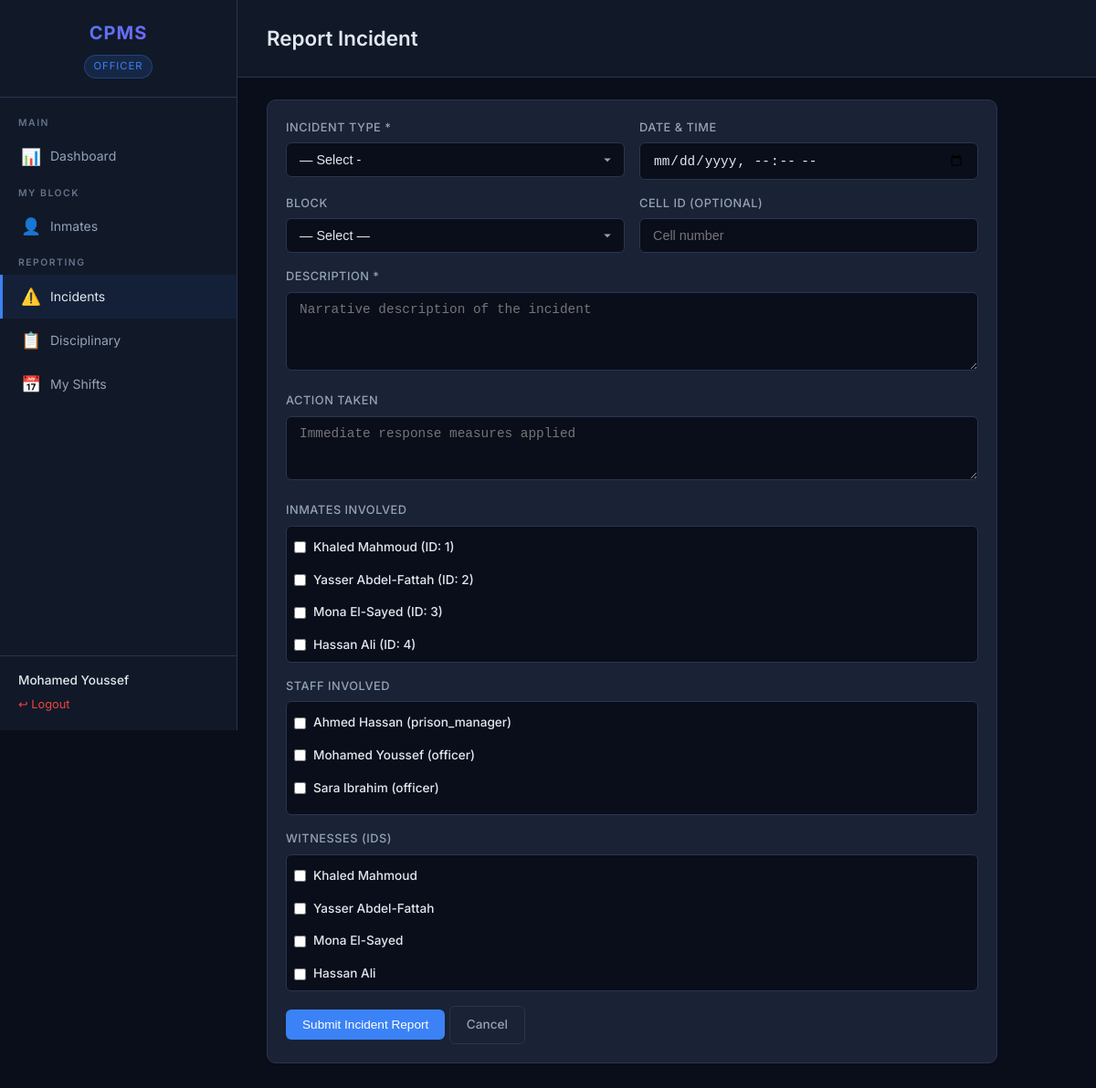
The page /incidents/add (signed in) on the database its author committed.
### tables this page shows
CREATE TABLE users (
            national_id TEXT PRIMARY KEY,
            name        TEXT NOT NULL,
            phone       TEXT,
            address     TEXT,
            email       TEXT,
            password    TEXT NOT NULL,
            role        TEXT NOT NULL CHECK(role IN ('super_admin', 'prison_manager', 'officer')),
            prison_id   INTEGER,
            FOREIGN KEY (prison_id) REFERENCES prisons(prison_id)
        );

CREATE TABLE inmates (
            inmate_id             INTEGER PRIMARY KEY AUTOINCREMENT,
            full_name             TEXT NOT NULL,
            date_of_birth         DATE,
            gender                TEXT CHECK(gender IN ('Male', 'Female', 'Other')),
            nationality           TEXT,
            occupation            TEXT,
            national_id           TEXT UNIQUE,
            start_date            DATE,
            expected_release_date DATE,
            assigned_prison       INTEGER,
            assigned_block        INTEGER,
            assigned_cell         INTEGER,
            status                TEXT DEFAULT 'active' CHECK(status IN ('active', 'released', 'transferred')),
            FOREIGN KEY (assigned_prison) REFERENCES prisons(prison_id),
            FOREIGN KEY (assigned_block) REFERENCES blocks(block_id),
            FOREIGN KEY (assigned_cell)  REFERENCES cells(cell_id)
        );

### routes/incident_routes.py (the view)
@router.get("/add")
async def add_incident_form(request: Request):
    user = get_current_user(request)
    if not user or not check_role(user, "officer", "prison_manager"):
        return RedirectResponse(url="/dashboard", status_code=302)
    db = get_db()
    blocks = db.execute("SELECT * FROM blocks WHERE prison_id = ?", (user["prison_id"],)).fetchall()
    inmates = db.execute("""
        SELECT * FROM inmates WHERE assigned_prison = ? AND status = 'active'
    """, (user["prison_id"],)).fetchall()
    staff = db.execute("""
        SELECT * FROM users WHERE prison_id = ?
    """, (user["prison_id"],)).fetchall()
    db.close()
    return templates.TemplateResponse("incidents/form.html", {
        "request": request, "user": user, "blocks": blocks,
        "inmates": inmates, "staff": staff
    })

### templates/incidents/form.html (shortened to what this page needs)
{% extends "base.html" %}
{% block page_title %}Report Incident{% endblock %}
{% block content %}
<div class="card" style="max-width: 800px;">
    <form method="POST" action="/incidents/add">
        <div class="form-row">
            <div class="form-group">
                <label>Incident Type *</label>
                <select name="type" class="form-control" required>
                    <option value="">— Select -</option>
                </select>
            </div>
            <div class="form-group">
                <label>Date & Time</label>
                <input type="datetime-local" name="date_time" class="form-control">
            </div>
        </div>
        <div class="form-row">
            <div class="form-group">
                <label>Block</label>
                <select name="block_id" class="form-control">
                    <option value="">— Select —</option>
                </select>
            </div>
            <div class="form-group">
                <label>Cell ID (optional)</label>
                <input type="number" name="cell_id" class="form-control" placeholder="Cell number">
            </div>
        </div>
        <div class="form-group">
            <label>Description *</label>
            <textarea name="description" class="form-control" rows="4" required
                      placeholder="Narrative description of the incident"></textarea>
        </div>
        <div class="form-group">
            <label>Action Taken</label>
            <textarea name="action_taken" class="form-control" rows="3"
                      placeholder="Immediate response measures applied"></textarea>
        </div>
        <div class="form-group">
            <label>Inmates Involved</label>
            <div class="multi-select">
                {% for inmate in inmates %}
                <label>
                    <input type="checkbox" name="inmate_ids" value="{{ inmate.inmate_id }}">
                    {{ inmate.full_name }} (ID: {{ inmate.inmate_id }})
                </label>
                {% endfor %}
            </div>
        </div>
        <div class="form-group">
            <label>Staff Involved</label>
            <div class="multi-select">
                {% for s in staff %}
                <label>
                    <input type="checkbox" name="staff_ids" value="{{ s.national_id }}">
                    {{ s.name }} ({{ s.role }})
                </label>
                {% endfor %}
            </div>
        </div>
        <div class="form-group">
            <label>Witnesses (IDs)</label>
            <div class="multi-select">
                {% for inmate in inmates %}
                <label>
                    <input type="checkbox" name="witness_ids" value="{{ inmate.inmate_id }}">
                    {{ inmate.full_name }}
                </label>
                {% endfor %}
            </div>
        </div>
        <div class="mt-2">
            <button type="submit" class="btn btn-primary">Submit Incident Report</button>
            <a href="/incidents" class="btn btn-outline">Cancel</a>
        </div>
    </form>
</div>
{% endblock %}

### templates/base.html (shortened to what this page needs)
<!DOCTYPE html>
<html lang="en">
<head>
    <link rel="stylesheet" href="/static/css/style.css">
</head>
<body>
    <div class="app-layout">
        <aside class="sidebar">
            <div class="sidebar-header">
                <h1>CPMS</h1>
                <span class="role-badge">
                    {% if user.role == 'super_admin' %}Super Admin
                    {% elif user.role == 'prison_manager' %}Prison Manager
                    {% elif user.role == 'officer' %}Officer
                    {% endif %}
                </span>
            </div>
            <nav class="sidebar-nav">
                <div class="nav-section">Main</div>
                <a href="/dashboard" class="{% if request.url.path == '/dashboard' %}active{% endif %}">
                    <span class="icon">📊</span> Dashboard
                </a>
                {% if user.role == 'super_admin' %}
                    <div class="nav-section">Administration</div>
                    <a href="/prisons" class="{% if '/prisons' in request.url.path %}active{% endif %}">
                        <span class="icon">🏢</span> Prisons
                    </a>
                    <a href="/officers" class="{% if '/officers' in request.url.path %}active{% endif %}">
                        <span class="icon">👮</span> Staff Management
                    </a>
                    <a href="/inmates" class="{% if '/inmates' in request.url.path %}active{% endif %}">
                        <span class="icon">👤</span> Inmates
                    </a>
                    <a href="/transfers" class="{% if '/transfers' in request.url.path %}active{% endif %}">
                        <span class="icon">🔄</span> Transfers
                    </a>
                    <a href="/visits" class="{% if '/visits' in request.url.path and '/visit-request' not in request.url.path %}active{% endif %}">
                        <span class="icon">🕐</span> Visits
                    </a>
                    <a href="/incidents" class="{% if '/incidents' in request.url.path %}active{% endif %}">
                        <span class="icon">⚠️</span> Incidents
                    </a>
                    <a href="/disciplinary" class="{% if '/disciplinary' in request.url.path %}active{% endif %}">
                        <span class="icon">📋</span> Disciplinary
                    </a>
                    <a href="/healthcare" class="{% if '/healthcare' in request.url.path %}active{% endif %}">
                        <span class="icon">🏥</span> Healthcare
                    </a>
                    <a href="/shifts" class="{% if '/shifts' in request.url.path %}active{% endif %}">
                        <span class="icon">🕐</span> Shifts
                    </a>
                    <div class="nav-section">Analytics</div>
                    <a href="/ml" class="{% if '/ml' in request.url.path %}active{% endif %}">
                        <span class="icon">🤖</span> ML Predictions
                    </a>
                {% elif user.role == 'officer' %}
                    <div class="nav-section">My Block</div>
                    <a href="/inmates" class="{% if '/inmates' in request.url.path %}active{% endif %}">
                        <span class="icon">👤</span> Inmates
                    </a>
                    <div class="nav-section">Reporting</div>
                    <a href="/incidents" class="{% if '/incidents' in request.url.path %}active{% endif %}">
                        <span class="icon">⚠️</span> Incidents
                    </a>
                    <a href="/disciplinary" class="{% if '/disciplinary' in request.url.path %}active{% endif %}">
                        <span class="icon">📋</span> Disciplinary
                    </a>
                    <a href="/shifts" class="{% if '/shifts' in request.url.path %}active{% endif %}">
                        <span class="icon">📅</span> My Shifts
                    </a>
                {% endif %}
            </nav>
            <div class="sidebar-footer">
                <div class="user-name">{{ user.name }}</div>
                <a href="/logout" class="logout-link">↩ Logout</a>
            </div>
        </aside>
        <main class="main-content">
            <div class="page-header">
                <h2>{% block page_title %}Dashboard{% endblock %}</h2>
            </div>
            <div class="page-body">
                {% block content %}{% endblock %}
            </div>
        </main>
    </div>
</body>
</html>

### rows shown on the page
users: name "Mohamed Youssef", role "officer"
inmates: full_name "Khaled Mahmoud", inmate_id "1"
inmates: full_name "Yasser Abdel-Fattah", inmate_id "2"
inmates: full_name "Mona El-Sayed", inmate_id "3"
inmates: full_name "Hassan Ali", inmate_id "4"
users: name "Ahmed Hassan", role "prison_manager"
users: name "Sara Ibrahim", role "officer"
